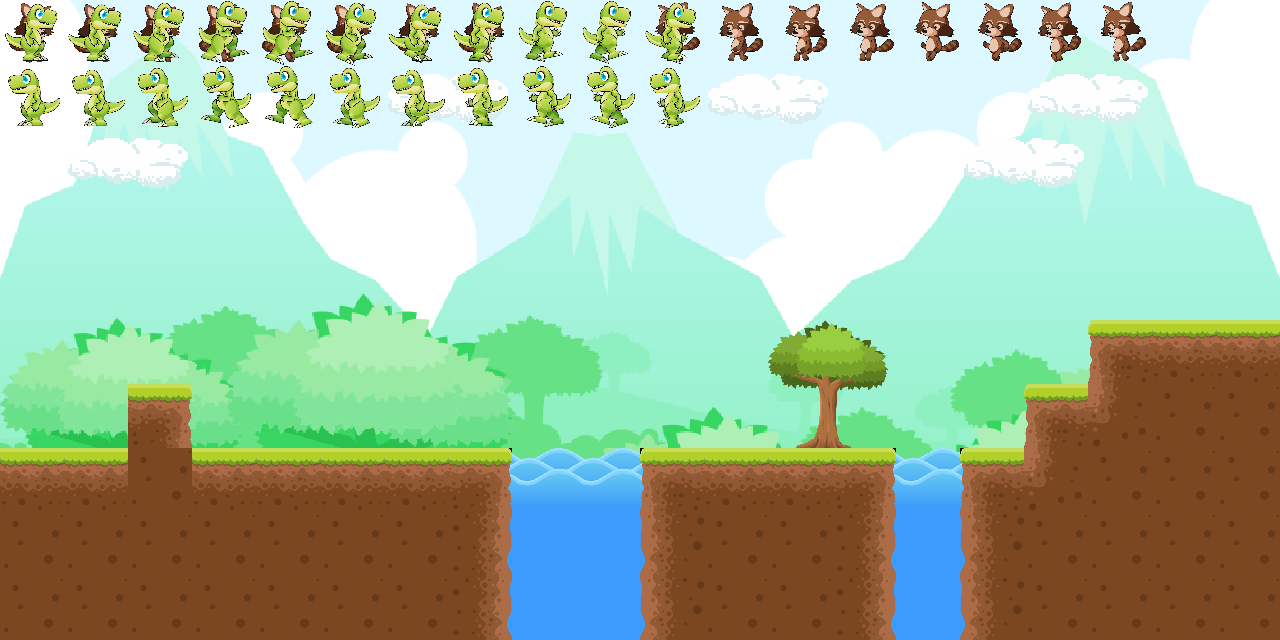

Tiled map render using the project's own tile images. Description and the whole map definition, tile-layer contents included, below:
An orthogonal 20x10 tile map with 64x64 px tiles, 5 tile layers (pozadina, platforme, ukras, racoon, ...), 5 tilesets and 2 objects (projektil, kutija).

<map version="1.10" tiledversion="1.10.2" orientation="orthogonal" renderorder="right-down" width="20" height="10" tilewidth="64" tileheight="64" infinite="0" nextlayerid="11" nextobjectid="18">
 <editorsettings>
  <export target="../../v10.js" format="js" />
 </editorsettings>
 <tileset firstgid="1" name="grass_dirt_water" tilewidth="64" tileheight="64" tilecount="48" columns="6" objectalignment="topleft">
  <image source="pics/grass_dirt_water.png" trans="ff00ff" width="384" height="512" />
 </tileset>
 <tileset firstgid="49" name="dino" tilewidth="64" tileheight="64" tilecount="22" columns="11" objectalignment="topleft">
  <image source="pics/dino.png" trans="ff00ff" width="704" height="128" />
 </tileset>
 <tileset firstgid="71" name="racoon" tilewidth="64" tileheight="64" tilecount="16" columns="8" objectalignment="topleft">
  <image source="pics/racoon.png" trans="ff00ff" width="512" height="128" />
 </tileset>
 <tileset firstgid="87" name="bg2" tilewidth="64" tileheight="64" tilecount="200" columns="20">
  <image source="pics/bg2.bmp" trans="ff00ff" width="1280" height="640" />
 </tileset>
 <tileset firstgid="287" name="spikeCoin" tilewidth="64" tileheight="64" tilecount="2" columns="2" objectalignment="topleft">
  <image source="pics/spikeCoin.png" trans="f7f7f7" width="128" height="64" />
 </tileset>
 <layer id="1" name="pozadina" width="20" height="10">
  <data encoding="csv">
87,88,89,90,91,92,93,94,95,96,97,98,99,100,101,102,103,104,105,106,
107,108,109,110,111,112,113,114,115,116,117,118,119,120,121,122,123,124,125,126,
127,128,129,130,131,132,133,134,135,136,137,138,139,140,141,142,143,144,145,146,
147,148,149,150,151,152,153,154,155,156,157,158,159,160,161,162,163,164,165,166,
167,168,169,170,171,172,173,174,175,176,177,178,179,180,181,182,183,184,185,186,
187,188,189,190,191,192,193,194,195,196,197,198,199,200,201,202,203,204,205,206,
207,208,209,210,211,212,213,214,215,216,217,218,219,220,221,222,223,224,225,226,
227,18,229,230,18,232,233,17,235,236,17,238,239,17,241,17,243,244,245,246,
247,18,249,250,18,252,253,18,255,256,18,258,259,18,261,18,263,264,265,266,
267,18,269,270,18,272,273,18,275,276,18,278,279,18,281,18,283,284,285,286
</data>
 </layer>
 <layer id="4" name="platforme" width="20" height="10">
  <data encoding="csv">
0,0,0,0,0,0,0,0,0,0,0,0,0,0,0,0,0,0,0,0,
0,0,0,0,0,0,0,0,0,0,0,0,0,0,0,0,0,0,0,0,
0,0,0,0,0,0,0,0,0,0,0,0,0,0,0,0,0,0,0,0,
0,0,0,0,0,0,0,0,0,0,0,0,0,0,0,0,0,0,0,0,
0,0,0,0,0,0,0,0,0,0,0,0,0,0,0,0,0,0,0,0,
0,0,0,0,0,0,0,0,0,0,0,0,0,0,0,0,0,1,2,2,
0,0,3,0,0,0,0,0,0,0,0,0,0,0,0,0,1,8,5,5,
2,2,5,2,2,2,2,3,0,0,1,2,2,3,0,1,8,5,5,5,
5,5,5,5,5,5,5,6,0,0,4,5,5,6,0,4,5,5,5,5,
5,5,5,5,5,5,5,6,0,0,4,5,5,6,0,4,5,5,5,5
</data>
 </layer>
 <objectgroup id="9" name="razno">
  <properties>
   <property name="class" value="items" />
  </properties>
  <object id="16" name="projektil" gid="29" x="72.2049" y="202.241" width="48.0194" height="48.0194" />
  <object id="17" name="kutija" gid="19" x="383.751" y="383.751" width="64" height="64" />
 </objectgroup>
 <layer id="6" name="ukras" width="20" height="10">
  <data encoding="csv">
0,0,0,0,0,0,0,0,0,0,0,0,0,0,0,0,0,0,0,0,
0,0,0,0,0,0,37,38,0,0,0,37,38,0,0,0,37,38,0,0,
0,37,38,0,0,0,0,0,0,0,0,0,0,0,0,37,38,0,0,0,
0,0,0,0,0,0,0,0,0,0,0,0,0,0,0,0,0,0,0,0,
0,0,0,0,0,0,0,0,0,0,0,0,0,0,0,0,0,0,0,0,
0,0,0,0,0,0,0,0,0,0,0,0,26,27,0,0,0,0,0,0,
0,0,0,0,0,0,0,0,0,0,0,0,32,33,0,0,0,0,0,0,
0,0,0,0,0,0,0,0,17,17,0,0,0,0,17,0,0,0,0,0,
0,0,0,0,0,0,0,0,18,18,0,0,0,0,18,0,0,0,0,0,
0,0,0,0,0,0,0,0,18,18,0,0,0,0,18,0,0,0,0,0
</data>
 </layer>
 <layer id="7" name="racoon" width="20" height="10">
  <properties>
   <property name="class" value="racoon" />
  </properties>
  <data encoding="csv">
71,72,73,74,75,76,77,78,0,0,79,80,81,82,83,84,85,86,0,0,
0,0,0,0,0,0,0,0,0,0,0,0,0,0,0,0,0,0,0,0,
0,0,0,0,0,0,0,0,0,0,0,0,0,0,0,0,0,0,0,0,
0,0,0,0,0,0,0,0,0,0,0,0,0,0,0,0,0,0,0,0,
0,0,0,0,0,0,0,0,0,0,0,0,0,0,0,0,0,0,0,0,
0,0,0,0,0,0,0,0,0,0,0,0,0,0,0,0,0,0,0,0,
0,0,0,0,0,0,0,0,0,0,0,0,0,0,0,0,0,0,0,0,
0,0,0,0,0,0,0,0,0,0,0,0,0,0,0,0,0,0,0,0,
0,0,0,0,0,0,0,0,0,0,0,0,0,0,0,0,0,0,0,0,
0,0,0,0,0,0,0,0,0,0,0,0,0,0,0,0,0,0,0,0
</data>
 </layer>
 <layer id="8" name="dino" width="20" height="10">
  <properties>
   <property name="class" value="dinosaur" />
  </properties>
  <data encoding="csv">
49,50,51,52,53,54,55,56,57,58,59,0,0,0,0,0,0,0,0,0,
60,61,62,63,64,65,66,67,68,69,70,0,0,0,0,0,0,0,0,0,
0,0,0,0,0,0,0,0,0,0,0,0,0,0,0,0,0,0,0,0,
0,0,0,0,0,0,0,0,0,0,0,0,0,0,0,0,0,0,0,0,
0,0,0,0,0,0,0,0,0,0,0,0,0,0,0,0,0,0,0,0,
0,0,0,0,0,0,0,0,0,0,0,0,0,0,0,0,0,0,0,0,
0,0,0,0,0,0,0,0,0,0,0,0,0,0,0,0,0,0,0,0,
0,0,0,0,0,0,0,0,0,0,0,0,0,0,0,0,0,0,0,0,
0,0,0,0,0,0,0,0,0,0,0,0,0,0,0,0,0,0,0,0,
0,0,0,0,0,0,0,0,0,0,0,0,0,0,0,0,0,0,0,0
</data>
 </layer>
</map>
